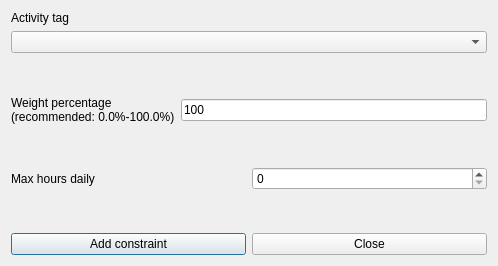
<?xml version="1.0" encoding="UTF-8"?>
<ui version="4.0">
 <class>AddConstraintStudentsActivityTagMaxHoursDailyRealDaysForm_template</class>
 <widget class="QDialog" name="AddConstraintStudentsActivityTagMaxHoursDailyRealDaysForm_template">
  <property name="geometry">
   <rect>
    <x>0</x>
    <y>0</y>
    <width>498</width>
    <height>266</height>
   </rect>
  </property>
  <property name="windowTitle">
   <string extracomment="This is the title of the dialog to add a new constraint of this type">Add students activity tag max hours daily real days</string>
  </property>
  <layout class="QVBoxLayout" name="verticalLayout_2">
   <item>
    <layout class="QVBoxLayout" name="verticalLayout">
     <item>
      <widget class="QLabel" name="activityTagsTextLabel">
       <property name="frameShape">
        <enum>QFrame::NoFrame</enum>
       </property>
       <property name="frameShadow">
        <enum>QFrame::Plain</enum>
       </property>
       <property name="text">
        <string>Activity tag</string>
       </property>
       <property name="wordWrap">
        <bool>false</bool>
       </property>
      </widget>
     </item>
     <item>
      <widget class="QComboBox" name="activityTagsComboBox">
       <property name="editable">
        <bool>false</bool>
       </property>
       <property name="insertPolicy">
        <enum>QComboBox::NoInsert</enum>
       </property>
       <property name="duplicatesEnabled">
        <bool>false</bool>
       </property>
      </widget>
     </item>
    </layout>
   </item>
   <item>
    <spacer name="verticalSpacer">
     <property name="orientation">
      <enum>Qt::Vertical</enum>
     </property>
     <property name="sizeHint" stdset="0">
      <size>
       <width>20</width>
       <height>20</height>
      </size>
     </property>
    </spacer>
   </item>
   <item>
    <layout class="QHBoxLayout" name="horizontalLayout">
     <item>
      <widget class="QLabel" name="weightTextLabel">
       <property name="frameShape">
        <enum>QFrame::NoFrame</enum>
       </property>
       <property name="frameShadow">
        <enum>QFrame::Plain</enum>
       </property>
       <property name="text">
        <string>Weight percentage
(recommended: 0.0%-100.0%)</string>
       </property>
       <property name="wordWrap">
        <bool>false</bool>
       </property>
      </widget>
     </item>
     <item>
      <widget class="QLineEdit" name="weightLineEdit">
       <property name="text">
        <string notr="true">100</string>
       </property>
      </widget>
     </item>
    </layout>
   </item>
   <item>
    <spacer name="verticalSpacer_2">
     <property name="orientation">
      <enum>Qt::Vertical</enum>
     </property>
     <property name="sizeHint" stdset="0">
      <size>
       <width>20</width>
       <height>19</height>
      </size>
     </property>
    </spacer>
   </item>
   <item>
    <layout class="QHBoxLayout" name="horizontalLayout_2">
     <item>
      <widget class="QLabel" name="maxHoursTextLabel">
       <property name="frameShape">
        <enum>QFrame::NoFrame</enum>
       </property>
       <property name="frameShadow">
        <enum>QFrame::Plain</enum>
       </property>
       <property name="text">
        <string>Max hours daily</string>
       </property>
       <property name="wordWrap">
        <bool>false</bool>
       </property>
      </widget>
     </item>
     <item>
      <widget class="QSpinBox" name="maxHoursSpinBox"/>
     </item>
    </layout>
   </item>
   <item>
    <spacer name="verticalSpacer_3">
     <property name="orientation">
      <enum>Qt::Vertical</enum>
     </property>
     <property name="sizeHint" stdset="0">
      <size>
       <width>20</width>
       <height>20</height>
      </size>
     </property>
    </spacer>
   </item>
   <item>
    <layout class="QHBoxLayout">
     <item>
      <widget class="QPushButton" name="addConstraintPushButton">
       <property name="text">
        <string>Add constraint</string>
       </property>
      </widget>
     </item>
     <item>
      <widget class="QPushButton" name="closePushButton">
       <property name="text">
        <string>Close</string>
       </property>
      </widget>
     </item>
    </layout>
   </item>
  </layout>
 </widget>
 <layoutdefault spacing="6" margin="11"/>
 <resources/>
 <connections/>
</ui>
